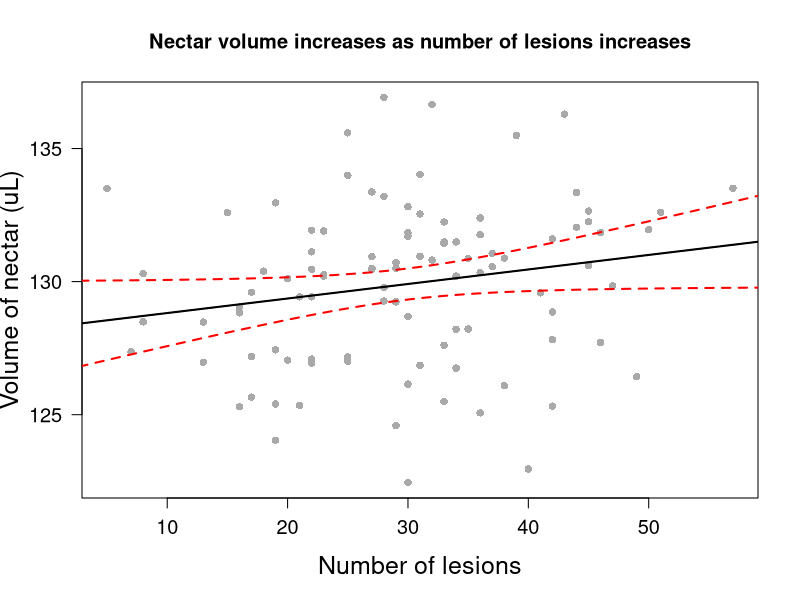
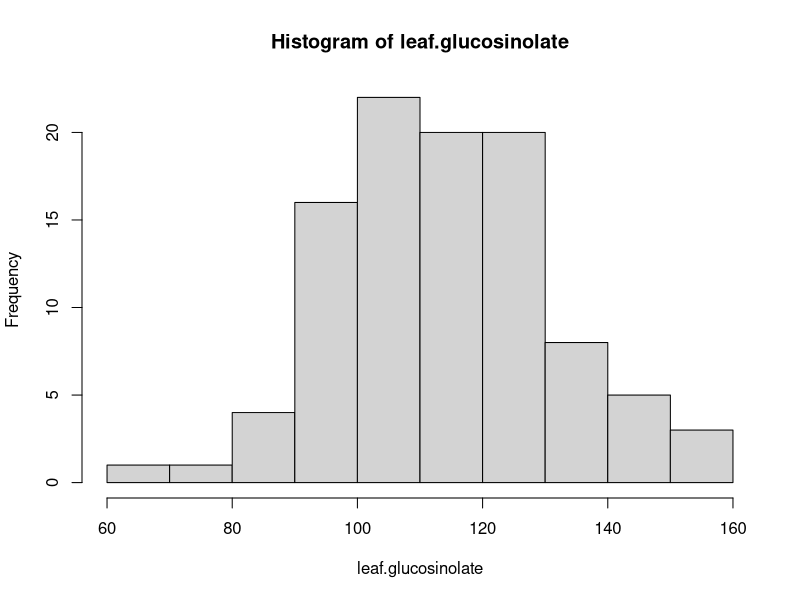
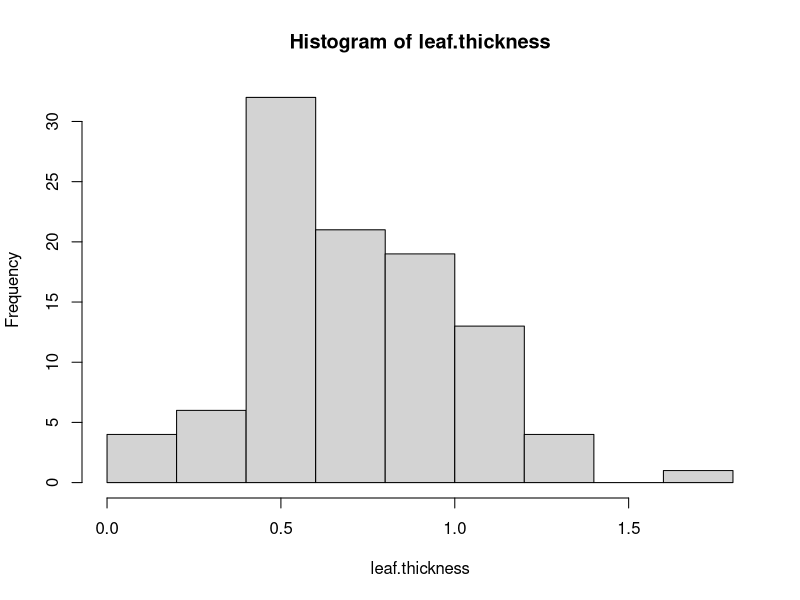
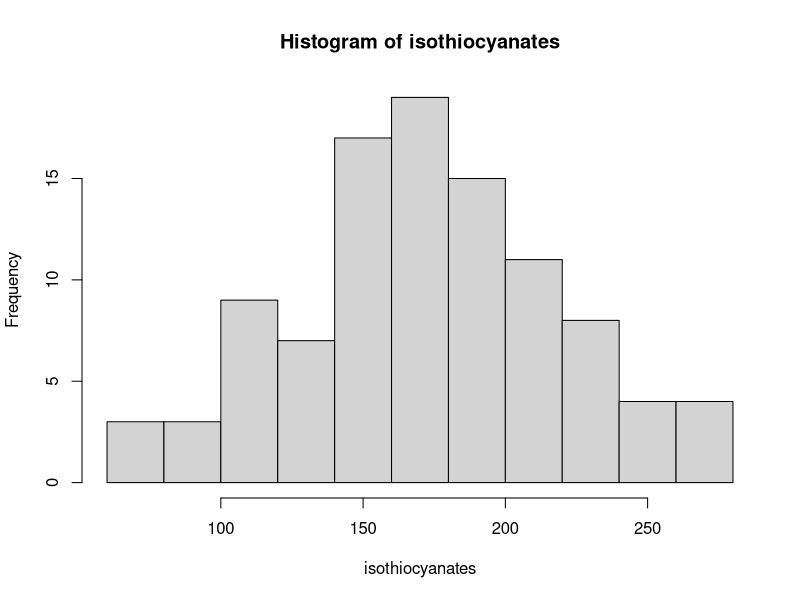
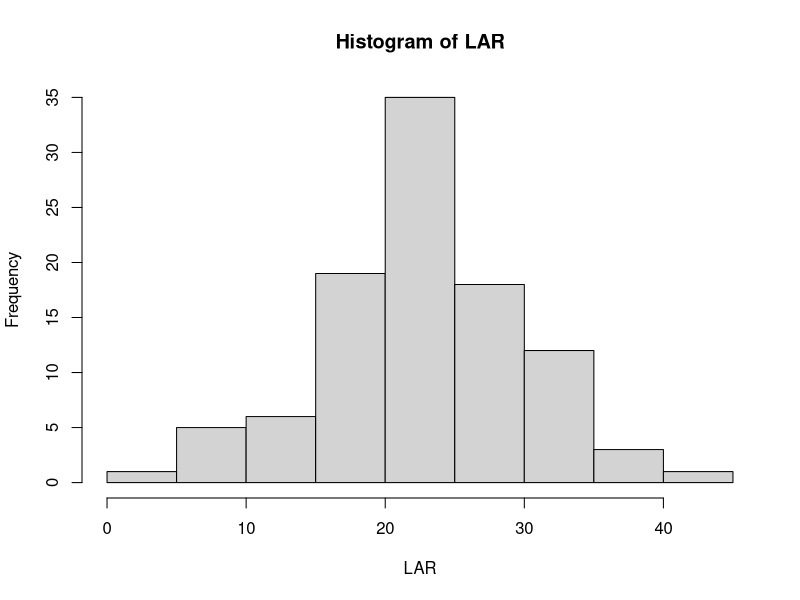
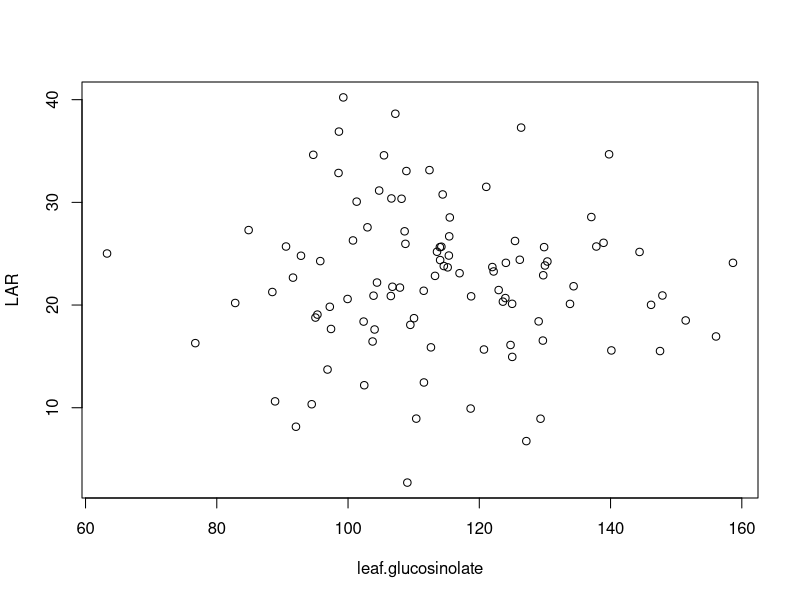
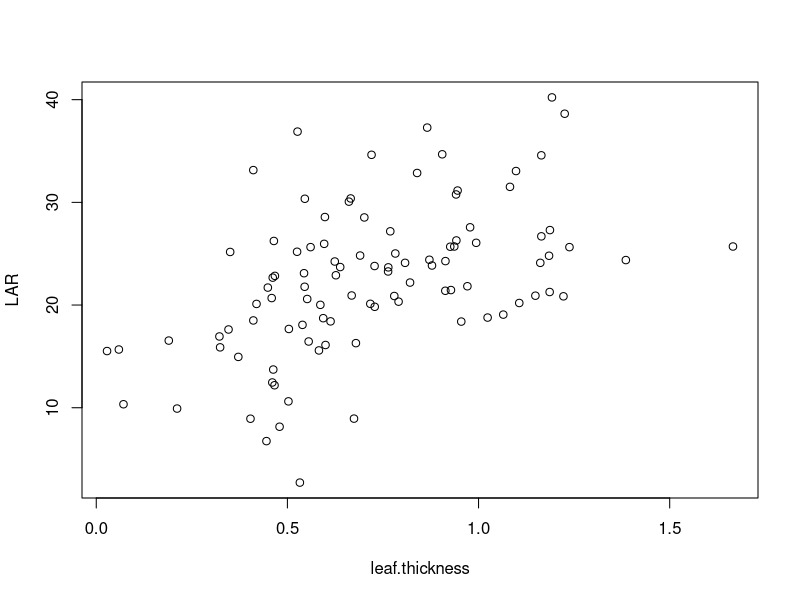
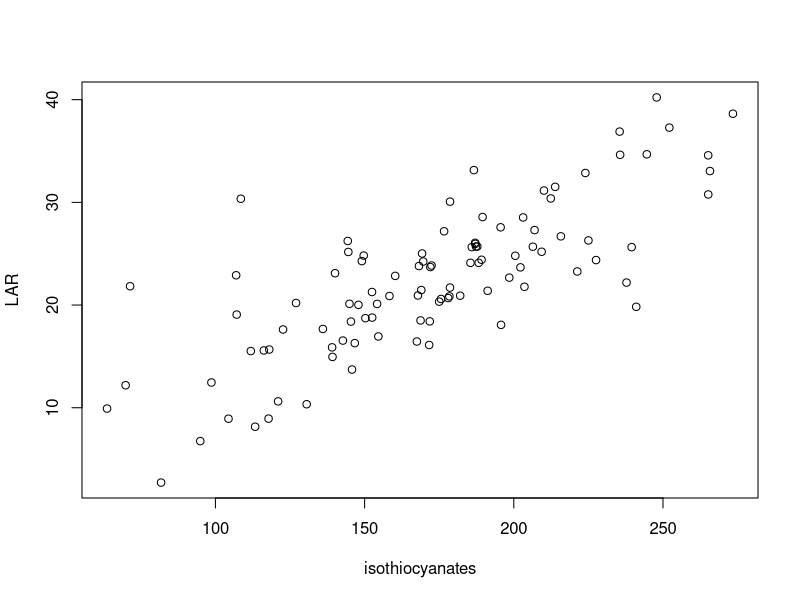

Write R code to recreate these figures, in order.
# Midterm
# The midterm is due Wednesday, October 25th at 11:15 am. Email the exam to eebbiometry@gmail.com. You need only send this single document (an R text document). Be sure that the code you provide can be run in R as is. Provide all the code used to carry out your analyses (e.g., tests for normality, plotting and tests used during exploratory data analysis, tests for collinearity, lack of fit (if required), diagnostics, etc.). Please annotate all your code so we can follow along step by step. Finally, remember that this is an exam; you are on the honor system to make this an INDIVIDUAL effort please.

#Name: Matthew Tuttle


##################################################################

# Grading

# In grading this exam I assumed that each part of a question is worth 1 point and that no partial credit is possible. Below is a breakdown of points earned by question:

# Question  Points_Earned

# 1A        0
# 1B        0
# 1C        0
# 1D        1
# 1E        1

# 2A        1
# 2B        1
# 2C        1
# 2D        1
# 2E        1

# 3         1

# 4A        1
# 4B        0
# 4C        1
# 4D        1
# 4E        1

# 5A        1
# 5B        1
# 5C        1
# 5D        1

# 6A        1
# 6B        1

# 7A        1
# 7B        1
# 7C        1


# Total     21/25 points

# Grade:    84.0%


##################################################################

#1. Below are field measurements of egg mass of treefrogs (We will assume a normal distribution).
egg.mass<-c(3.1, 4.6, 3.9, 3.4, 3.6, 3.7, 3.8, 4.6, 4.7, 4.3, 2.6, 6, 4.7, 3.4, 3.1, 4.9, 3.8, 5.3, 4.4, 5.9, 3.6, 5.1, 5.2, 3.6, 5.3, 2.9, 4.7, 4.7, 3.8, 6.5, 5.1, 6.3, 5.1, 2.7, 4.4, 4.3, 3.7, 5.5, 3.2, 5.6, 4, 2.3, 5.2, 4.4, 4.8, 3.6, 3.7, 4.2, 5.3, 5.3, 5.6, 4.1, 4.1, 5, 4.1, 5, 3.3, 5.9, 5.7)


#A.  Based upon our parameter estimates for a normal distribution, what is the equal tailed 95% interval for any sample drawn from this population (i.e., that is the expected range of 95% of our sample)?

expected.range <- quantile(egg.mass, c(0.025, 0.975))

  
#B. What is the equal tailed 95% interval for OUR sample?

mean.egg.mass <- mean(egg.mass)
sd.egg.mass <- sd(egg.mass)

upper.range <- mean.egg.mass-qnorm(0.025)*sd.egg.mass
lower.range <- mean.egg.mass+qnorm(0.025)*sd.egg.mass


#C. If we were to sample this population tens of thousands of times, what is the expected standard deviation of the means?

# The expected standard deviation of the means would be 1 since the data should be normally distributed.


#D. Calculate the 95% confidence interval

n.egg.mass <- length(egg.mass)
std.error <- sd.egg.mass/sqrt(n.egg.mass)
the.CI <- qt(0.975, df = n.egg.mass-1) * std.error

lower.95.CI <- mean.egg.mass - the.CI
upper.95.CI <- mean.egg.mass + the.CI


#E. Based on our parameter estimates, what is the probability that a sampled egg from the population has an egg mass equal to or less than 3.3

prob3.3 <- pnorm(3.3, mean = mean.egg.mass, sd = sd.egg.mass, lower.tail = TRUE)


##################################################################

#2.  You've sampled tunicates (sessile marine chordates) from m^2 quadrates in Oregon (the data is below).  Based on these data, answer the following questions.

tunicates<-c(13,9,7,4,5,9,5,4,5,6,8,8,6,9,9,5,8,5,6,7,14,9,3,13,9,5,8,4,5,3,6,9,3,2,10,6,8,8,6,9,12,4,19,7)

#A.  What is an appropriate distribution to use to model this data?

# An appropriate distribution for modeling this data is the Poisson distribution since the tunicate data is count data and therefore a discrete distribution should be used over a continuous one. Additionally, the Poisson distribution does not require a set number of trials and is bound from 0 to infinity, both of which fit well with this dataset.

# Test showing that this data fits a Poisson distribution well
library(vcd)
gf <- goodfit(tunicates, type = "poisson")
summary(gf)


#B.  What is/are the parameter estimate(s) for this distribution?

# The parameter estimate for this distribution is lambda, known as the rate parameter. The maximum likelihood estimate of this parameter is the mean of all observations.


#C.  What is the probability that your next quadrate will have 3 or fewer tunicates?

prob.3.fewer <- ppois(3, lambda = mean(tunicates), lower.tail = TRUE)


#D.  What is the probability that your next quadrate will have 9 or greater tunicates?

prob.9.greater <- ppois(8, lambda = mean(tunicates), lower.tail = FALSE)


#E.  Based on our parameter estimates, what is the probability that a quadrat has BETWEEN 3 and 6 tunicates?

prob.between <- dpois(4, lambda = mean(tunicates)) + dpois(5, lambda = mean(tunicates)) # Probability exclusive of the values 3 and 6, therefore only the densities at 4 and 5 are included


#######################################################

#3. Suppose 0.5% of all students seeking treatment at a school infirmary are eventually diagnosed as having mononucleosis.  Of those who do have mono, 90% complain of a sore throat.  But 30% of those who do not have mono also claim to have sore throats.  If a student comes to the infirmary and says he or she has a sore throat, what is the probability the student has mono?

prior <- 0.005 # 0.5% of students seeking treatment have mono
likelihood <- 0.9 # 90% with mono complain of sore throat
no.mono.sore <- 0.3 # 30% of students without mono that have sore throats
observed <- (likelihood * prior) + (no.mono.sore * (1 - prior)) # Probability of the data

prob.mono <- (likelihood * prior) / observed # Probability a student with a sore throat has mono


######################################################

#4.  Here are some data on fish mouth gape and gill raker length. Based on this data, answer the following questions.

gape.cm<-c(100.3, 97.2, 100.8, 105, 102, 101.1, 100, 105.6, 100.8, 102.5, 100.2, 105.5, 103.5, 98.6, 99.3, 98.9, 102.1, 97.7, 98.5, 99.4, 100.3, 100.1, 100.8, 101.2, 95.5, 99.3, 96.5, 97.8, 101.5, 100.4, 101.1, 95.6, 99.1, 95.5, 104.8, 102.4, 98, 101, 101.3, 103.4, 98.6, 98, 99.5, 96.7, 99.5, 100.4, 100.3, 96.2, 98.4)

gill.raker.length.mm<-c(250.7, 230, 257.6, 241.2, 247.7, 252, 251.5, 261.5, 242.7, 245.4, 265.9, 256.1, 238.3, 256.9, 236.2, 244.3, 247.2, 235.7, 253.8, 247.8, 242.4, 251.7, 251.3, 245.5, 237.5, 249.6, 228.8, 241.8, 253.5, 244.1, 242.3, 240.5, 251.6, 241, 253.4, 248.9, 232.5, 250.8, 252.4, 245.9, 238.8, 241.9, 225.1, 232.1, 239.9, 236.1, 253.8, 223.4, 233.2)

#A.  What is the pearson-product moment correlation for these data?

pearson.cor <- cor(gape.cm, gill.raker.length.mm, method = c("pearson"))


#B.  What is the 99% confidence interval around this correlation?

n.gape <- length(gape.cm)
z.pearson.cor <- 0.5 * log((1 + pearson.cor) / (1 - pearson.cor)) # Fisher's r-z transformation
z.se <- sqrt(1 / (n.gape - 3))

upper.z.CI <- z.pearson.cor + qt(0.995, n.gape - 2) * z.se
lower.z.CI <- z.pearson.cor + qt(0.005, n.gape - 2) * z.se

# Backtransformed 99% confidence interval
upper.99.CI <- (exp(2 * upper.z.CI) - 1) / (exp(2 * upper.z.CI) + 1)
lower.99.CI <- (exp(2 * lower.z.CI) - 1) / (exp(2 * lower.z.CI) + 1)


#C.  What units are correlation in?

# Correlation is dimensionless given that the data is z-transformed when calculating correlation.


#D.  What is the covariance between these two?

covariance <- cov(gape.cm, gill.raker.length.mm, method = c("pearson"))


#E.  What units are this covariance in?

# The units of this covariance are cm gape * mm gill raker length. This is because you multiply the units of your variables together when you are calculate the covariance. This value is therefore sensitive to the starting units you use when calculating the covariance. Correlation on the other hand is not, as it standardizes values via z-transformation. If we were to z-transform our data and then calculate the covariance, we would see that the covariance of our z-transformed data is equal to the correlation.


##################################################################

#5. Below are data on total leaf lesions due to viral infection and average nectar volume of flowers (microliters) of deadly nightshade (Atropa belladona). We are interested in knowing whether the number of leaf lesions can predict nectar volume.

#A. Make a pretty figure showing the data, your results, and the 95% confidence interval around the fitted values. Use these data to address the following questions.

nectar.ul <- c(132.6,125.66,133.99,129.78,124.59,131.93,131.49,131.95,130.88,129.6,126.09,132.59,133.5,130.5,133.35,130.46,131.84,136.92,129.24,130.81,127.19,127.05,125.32,127.71,127.44,130.94,125.5,125.3,132.04,132.65,129.04,126.43,122.96,126.15,125.35,127.01,133.2,136.29,135.59,130.46,125.07,132.54,130.3,124.04,131.43,128.21,132.81,131.45,132.25,130.21,125.4,129.43,126.75,131.9,130.34,132.96,127.61,130.39,130.19,129.27,133.51,127.37,131.83,128.48,132.39,131.06,136.65,130.95,134.02,130.87,130.6,130.72,128.86,129.84,128.69,130.5,126.97,129.58,129.43,131.76,128.49,135.49,126.94,130.11,127.82,132.24,122.45,131.49,130.26,131.61,127.09,133.37,128.22,127.17,126.86,128.83,131.12,131.71,130.56,130.21)

lesions <- c(51,17,25,28,29,22,33,50,38,17,38,15,5,29,44,22,46,28,29,32,17,20,42,46,19,27,33,16,44,45,16,49,40,30,21,25,28,43,25,27,36,31,8,19,33,34,30,33,45,34,19,22,34,23,36,19,33,18,34,28,57,7,30,13,36,37,32,31,31,35,45,29,42,47,30,27,13,41,21,36,8,39,22,20,42,33,30,34,23,42,22,27,35,25,31,16,22,30,37,23)


# Generates a linear model looking at volume of nectar as a function of lesions
model <- lm(nectar.ul ~ lesions)

# Calculates 95% confidence interval around fitted values
summary(lesions)
pred.frame <- data.frame(lesions = seq(from = 0, to = 60, length = 200))
pred.conf <- predict(model, interval = "confidence", newdata = pred.frame)
cbind(pred.frame, pred.conf)

# Makes a pretty figure
plot(x = lesions,
     y = nectar.ul,
     pch = 16,
     col="darkgrey",
     xlab="Number of lesions",
     ylab="Volume of nectar (uL)",
     las=1,
     main="Nectar volume increases as number of lesions increases",
     cex.lab=1.5,
     cex.axis=1.2
     )
abline(model)
matlines(pred.frame, pred.conf, lwd = 2, lty = c(1,2,2), col = c("black", "red", "red"))


#B. Use an anova to test the null hypothesis that the slope is different from zero.

anova.test <- anova(model)
prob.not.zero <- anova.test$`Pr(>F)`[1]

# Given that the probability of the slope being different from zero is greater than 0.05, we fail to reject our null hypothesis. Therefore, we accept that the slope is equal to zero, assuming that we are interested at looking at our data at the 95% confidence level with a strict p-value cut off of 0.05.

# p-value can also be calculated by hand
summary(model)
theta <- 0
slope <- model$coefficients[2]
slope.err <- 0.02793 # pulled value from model summary
t.slope <- (slope - theta) / slope.err
by.hand.prob.not.zero <- pt(q = t.slope, df = (length(nectar.ul) - 2), lower.tail = FALSE) * 2


#C. Theory predicts that nectar volume should INCREASE as the number of lesions increases. Test this hypothesis.

# One-tailed t-test used to calculate p-value in one direction to see if the slope is greater than zero.
prob.pos.relationship <- pt(q = t.slope, df = (length(nectar.ul) - 2), lower.tail = FALSE) 

# Given that the p-value is less than 0.05, this indicates that the slope is greater than zero. This means that as theory predicts, nectar volume increases as the number of lesions increases. However, given that we failed to reject our null hypothesis in part B, the appropriateness of using this one-tailed t-test to calculate this p-value is questionable.


#D.  Based on your parameter estimates, what is the 95% confidence interval around the fitted values of a plant with 62 lesions? 

lesions.95.CI <- predict(model, interval = "confidence", newdata = data.frame(lesions = 62))
lesions.lower.95.CI <- lesions.95.CI[2]
lesions.upper.95.CI <- lesions.95.CI[3]


##################################################################

#6. Below is data on a species of wild mustard. Leaf glucosinolate (ug/mg dry weight) and isothiocyanates (ug/mg dry weight) have been implicated in herbivore resistence. Leaf thickness (mm) is the average thickness of leaves based on the average of 10 randomly selected leaves. Using these data, answer the questions below.

leaf.glucosinolate<-c(121.061,151.448,106.522,97.407,110.052,158.652,111.531,109.037,102.374,122.181,144.418,147.539,137.071,124.052,104.414,114.593,108.744,103.743,95.769,76.728,115.18,109.493,88.466,108.89,103.884,113.558,118.682,156.071,129.332,139.775,97.221,146.174,82.809,114.034,107.907,122.952,115.362,94.464,114.42,88.883,102.469,115.418,120.71,123.972,137.832,108.621,90.55,133.821,113.255,104.742,125.003,104.045,124.76,91.614,147.902,112.632,125.443,99.278,116.993,106.76,101.314,100.753,114.221,98.549,92.063,130.005,111.562,98.613,138.934,94.704,110.393,129.742,108.153,63.278,95.036,140.126,129.686,84.854,112.408,130.374,123.597,115.504,92.829,121.988,126.17,126.373,107.206,113.996,102.958,106.608,118.755,96.874,99.928,134.368,95.333,127.166,125.02,105.476,129.876,129.043)

leaf.thickness<-c(1.0822, 0.4109, 0.7796, 0.5038, 0.5937, 1.1615, 0.9131, 0.5326, 0.9548, 0.7634, 0.3503, 0.0282, 0.5981, 0.8078, 0.8208, 0.728, 0.5962, 0.5556, 0.9134, 0.6792, 0.7639, 0.5394, 1.186, 1.098, 1.1487, 0.5253, 0.2114, 0.3222, 0.4034, 0.905, 0.7284, 0.5862, 1.1065, 1.3853, 0.4488, 0.9278, 0.6902, 0.0712, 0.9412, 0.5027, 0.4663, 1.1643, 0.0591, 0.4589, 0.9365, 0.7691, 1.6655, 0.4192, 0.4673, 0.9452, 0.7169, 0.346, 0.5997, 0.4616, 0.6681, 0.324, 0.4646, 1.192, 0.5435, 0.5451, 0.6609, 0.942, 0.926, 0.8393, 0.4795, 0.8782, 0.4605, 0.5265, 0.9938, 0.7201, 0.6742, 0.6268, 0.5456, 0.7823, 1.0237, 0.5825, 0.1897, 1.1867, 0.4108, 0.6239, 0.7908, 0.7012, 1.1844, 0.6381, 0.8714, 0.8657, 1.2253, 0.5606, 0.9779, 0.6655, 1.2221, 0.463, 0.5518, 0.9708, 1.0647, 0.4452, 0.3716, 1.1642, 1.2378, 0.6129)

isothiocyanates<-c(213.87,168.75,158.33,136.02,150.27,185.48,191.24,81.79,145.42,221.28,144.54,111.87,189.54,188.24,237.78,168.22,187.12,167.51,149.08,146.71,202.23,195.73,152.48,265.74,182.03,209.33,63.68,154.61,104.38,244.58,241.03,147.94,127.02,227.57,178.61,169,149.7,130.58,265.17,121.01,69.91,215.77,118.05,178.02,187.34,176.64,187.75,154.19,160.26,210.11,144.93,122.67,171.63,198.49,167.87,139.11,144.35,247.88,140.1,203.57,178.63,225.01,206.39,223.99,113.32,172.42,98.66,235.47,187.04,235.64,117.81,106.95,108.52,169.27,152.54,116.22,142.73,206.96,186.63,169.65,175.01,203.13,200.5,172.03,189.19,252.13,273.45,185.92,195.58,212.39,178.41,145.78,175.61,71.41,107.13,94.92,139.24,265.15,239.5,171.84)

LAR<-c(31.51,18.5,20.88,17.67,18.72,24.11,21.39,2.71,18.39,23.27,25.17,15.52,28.57,24.11,22.19,23.8,25.96,16.45,24.28,16.29,23.67,18.07,21.27,33.05,20.91,25.19,9.92,16.94,8.93,34.68,19.83,20.02,20.2,24.38,21.7,21.46,24.82,10.34,30.77,10.62,12.19,26.69,15.67,20.68,25.7,27.18,25.7,20.11,22.84,31.15,20.12,17.62,16.11,22.67,20.93,15.88,26.24,40.22,23.1,21.78,30.07,26.29,25.68,32.86,8.15,23.85,12.46,36.89,26.06,34.63,8.94,22.9,30.35,25.02,18.78,15.58,16.54,27.3,33.14,24.24,20.33,28.53,24.8,23.7,24.41,37.28,38.63,25.64,27.57,30.38,20.85,13.72,20.59,21.83,19.07,6.75,14.95,34.58,25.64,18.41)

#A. Given the data above of average leaf area removed (mm^2) by caterpillars (LAR), what is the best predictive model of leaf area removed based on the available data?

# Testing for normality
hist(leaf.glucosinolate)
hist(leaf.thickness)
hist(isothiocyanates)
hist(LAR)

library(fBasics)
normalTest(leaf.glucosinolate, method = "da") # Is normal
normalTest(leaf.thickness, method = "da") # Is normal
normalTest(isothiocyanates, method = "da") # Is normal
normalTest(LAR, method = "da") # Is normal

# Backward and forward stepwise model selection
model.full <- lm(LAR ~ leaf.glucosinolate + leaf.thickness + isothiocyanates)
model.back <- step(model.full, LAR ~ leaf.glucosinolate + leaf.thickness + isothiocyanates, direction = "backward")
model.for <- step(lm(LAR ~ 1), scope = list(upper = model.full, lower = ~ 1), direction = "forward")
summary(model.back)
summary(model.for) # Same as model.back

# The best predictive model based on the available data is a model of leaf area removed as a function of isothiocyanates and leaf thickness. Both the backward and forward model selections resulted in this model. Out of all of the possible models using this data, this model has the lowest AIC value (shown below) indicating that this is the best available model.

# AICs of all possible models
model1.1 <- lm(LAR ~ leaf.glucosinolate); AIC(model1.1)
model1.2 <- lm(LAR ~ leaf.thickness); AIC(model1.2)
model1.3 <- lm(LAR ~ isothiocyanates); AIC(model1.3)
model2.1 <- lm(LAR ~ leaf.glucosinolate + leaf.thickness); AIC(model2.1)
model2.2 <- lm(LAR ~ leaf.glucosinolate + isothiocyanates); AIC(model2.2)
model2.3 <- lm(LAR ~ leaf.thickness + isothiocyanates); AIC(model2.3) # Lowest AIC value
model3.1 <- lm(LAR ~ leaf.glucosinolate + leaf.thickness + isothiocyanates); AIC(model3.1)


#B. Based on your model, what is the most important predictor for leaf area removed (and on what do you base this)?

# The most important predictor for leaf area removed is isothiocyanates concentration. When selecting a model, isothiocyanates. The importance of isothiocyanates concentration is also obvious when you plot LAR as a function of isothiocyanates. There is a clear correlation between the two (see below), unlike LAR and either leaf.glucosinolate or leaf.thickness where the correlation is less obvious.

# Plots to look at correlations
plot(LAR ~ leaf.glucosinolate)
plot(LAR ~ leaf.thickness)
plot(LAR ~ isothiocyanates) # Clearest correlation able to be seen


#################################################

#7. Given the data y below, what is the probability AND log likelihood that the data are drawn from the following distributions?

y<-c(1.2,3.4,4.4,5.2)

#A. A normal distribution with a mean of 2 and standard deviation of 3.

dist.A.probs <- dnorm(y, mean = 2, sd = 3)
log.lik.dist.A <- sum(log(dist.A.probs)) # log likelihood drawn from this distribution
prob.dist.A <- exp(log.lik.dist.A) # probability drawn from this distribution


#B. A normal distribution with a mean of 3 and a standard deviation of 1.

dist.B.probs <- dnorm(y, mean = 3, sd = 1)
log.lik.dist.B <- sum(log(dist.B.probs)) # log likelihood drawn from this distribution
prob.dist.B <- exp(log.lik.dist.B) # probability drawn from this distribution


#C. What is the probability and log likelihood of the data based on the maximum likelihood estimate of the mean and standard deviation?

dist.MLE.probs <- dnorm(y, mean = mean(y), sd = sd(y))
log.lik.dist.MLE <- sum(log(dist.MLE.probs)) # log likelihood drawn from this distribution
prob.dist.MLE <- exp(log.lik.dist.MLE) # probability drawn from this distribution
